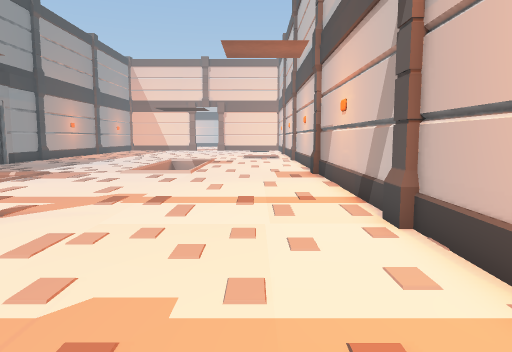
[1] (above)

16 first-person views from a walk through a 3-D level made in the Unity game engine. The camera is 1.5 m above the floor, tilts 6° down and sees 70° across. Doors are open. The floor is counted in squares, 1 m on a side. Each view is taken from the middle of a square. On the plan, view 1 faces up. The plan holds only what a view shows up to about 16 squares ahead; the rest is blank. The place goes on beyond the plan. The player is left out. Some surface patterns are stand-ins.

[2]
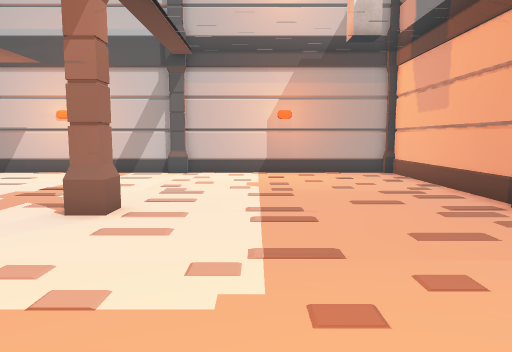

[3]
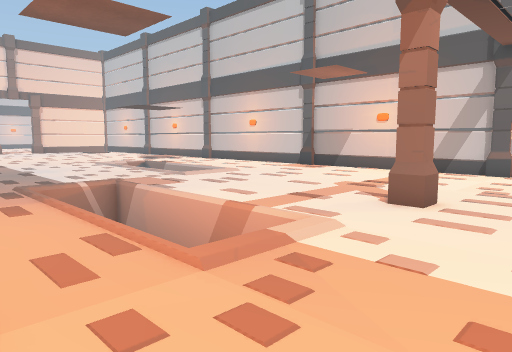

[4]
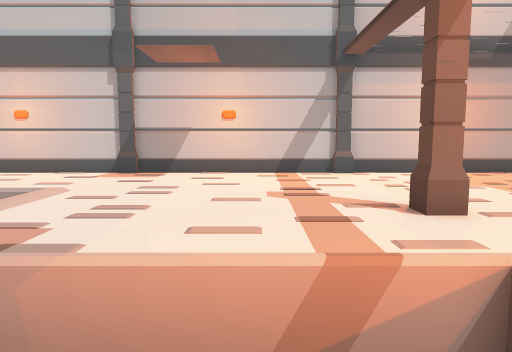

[5]
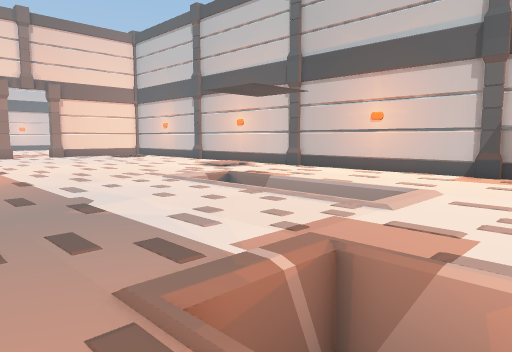

[6]
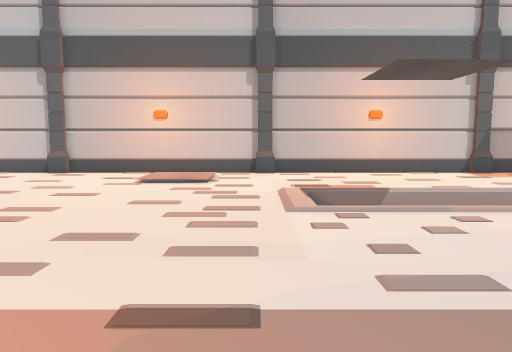

[7]
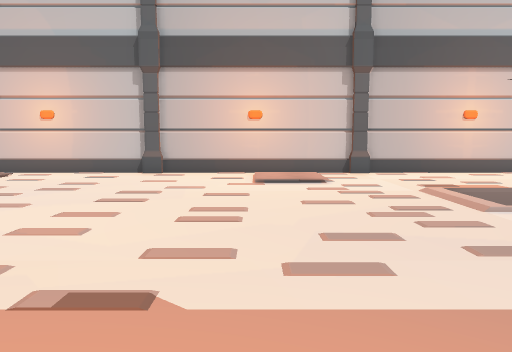

[8]
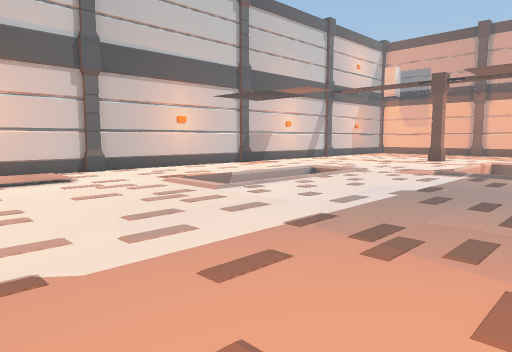

[9]
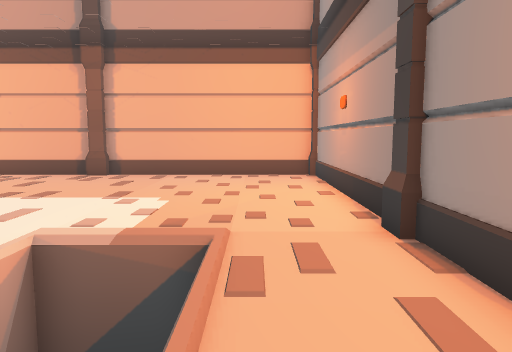

[10]
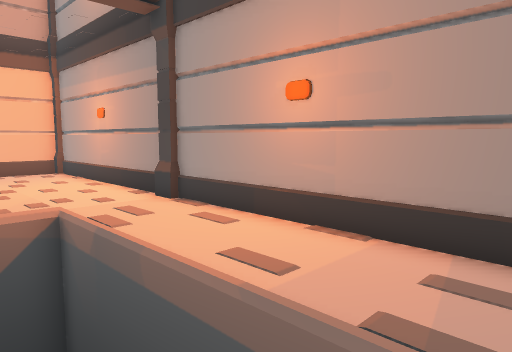

[11]
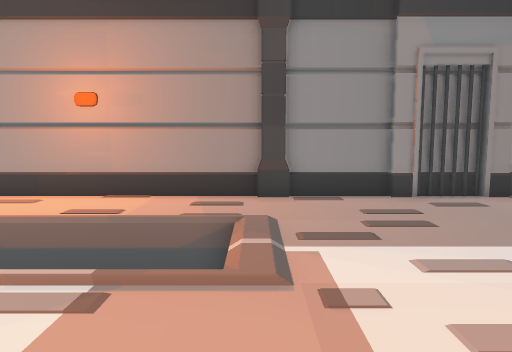

[12]
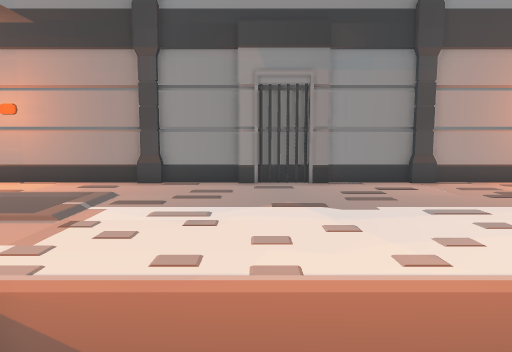

[13]
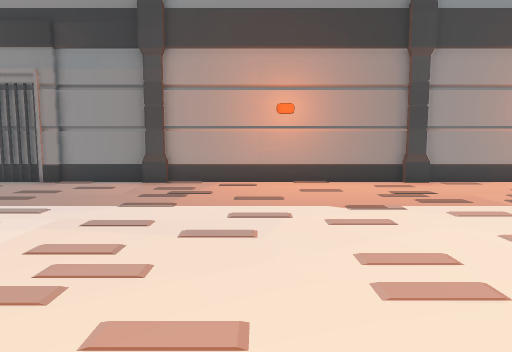

[14]
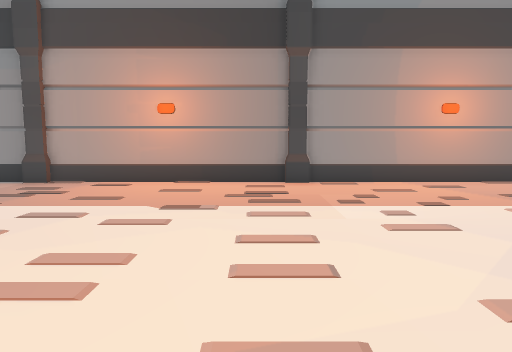

[15]
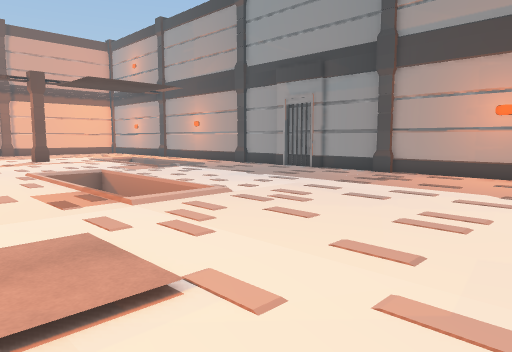

[16]
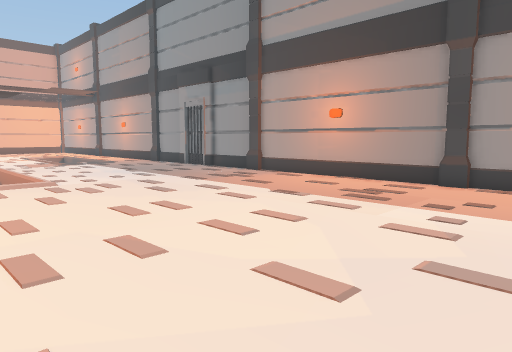

### Floor plan
Key: @ floor where view 1 was taken; # wall or solid block; . floor; v drop or lower ground; P pillar.
Columns run from 15 left of view 1 to 3 right of it. Each row starts with its distance up from view 1.
 37 #......      .....#
 36 #.................#
 35 #.................#
 34 #.................#
 33 #P................P
 32 #.................#
 31 #.................#
 30 #.................#
 29 #.................#
 28 #.................#
 27 #.................#
 26 ##................#
 25 #P................P
 24 #.................#
 23 #.........v v.....#
 22 #.........v v.....#
 21 #.........v v.....#
 20 #.........v v.....#
 19 #.........v v.....#
 18 #.........v v.....#
 17 #.........v v.....#
 16 #.........vvv.....#
 15 #P................#
 14 #...v v...........#
 13 #...v v...........#
 12 #...v v...........#
 11 #...v v...........#
 10 #...v v...........#
  9 #...v v...........#
  8 ##..v v...........#
  7 ##..vvv...........#
  6 ##.......P........#
  5 #... .............#
  4 #.................#
  3 #.................#
  2 #... ........... .#
  1 #. ... ...........#
  0 #......... ....@..#
 -1 #............. ...#
 -2 #.................#
 -3 ###################

Where each view was taken, in squares from view 1:
view 1: 0 up, 0 right, facing up
view 2: 3 up, 13 left, facing right
view 3: 3 up, 14 left, facing up-right
view 4: 10 up, 13 left, facing right
view 5: 12 up, 13 left, facing up-right
view 6: 25 up, 13 left, facing right
view 7: 29 up, 13 left, facing right
view 8: 31 up, 14 left, facing down-right
view 9: 12 up, 12 left, facing down
view 10: 15 up, 9 left, facing down-left
view 11: 15 up, 5 left, facing left
view 12: 19 up, 2 left, facing left
view 13: 28 up, 2 left, facing left
view 14: 32 up, 2 left, facing left
view 15: 32 up, 1 right, facing down-left
view 16: 37 up, 2 left, facing down-left
